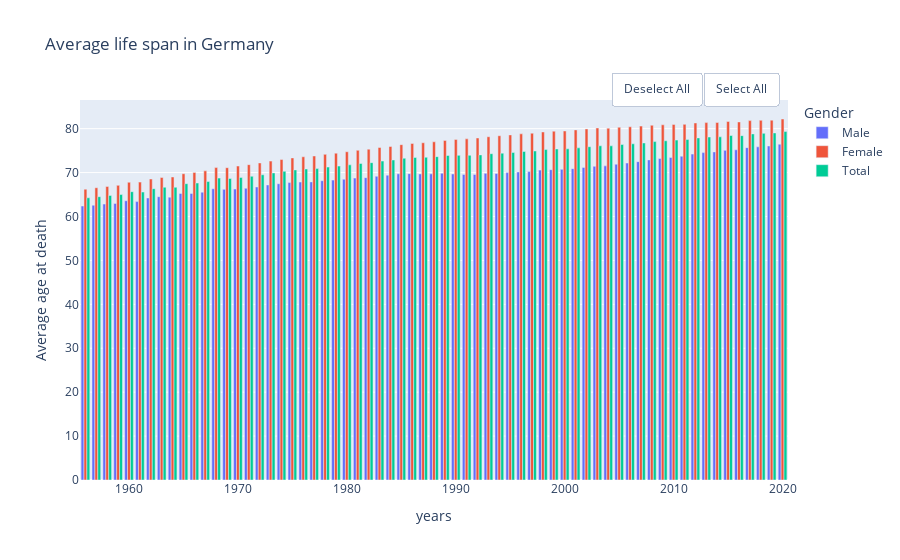

The code cell stored with this chart in its notebook:
### Code cell
fig=px.bar(df,x='years',y="Average age at death",title='Average life span in Germany',color="Gender",barmode='group')
layout()
fig
